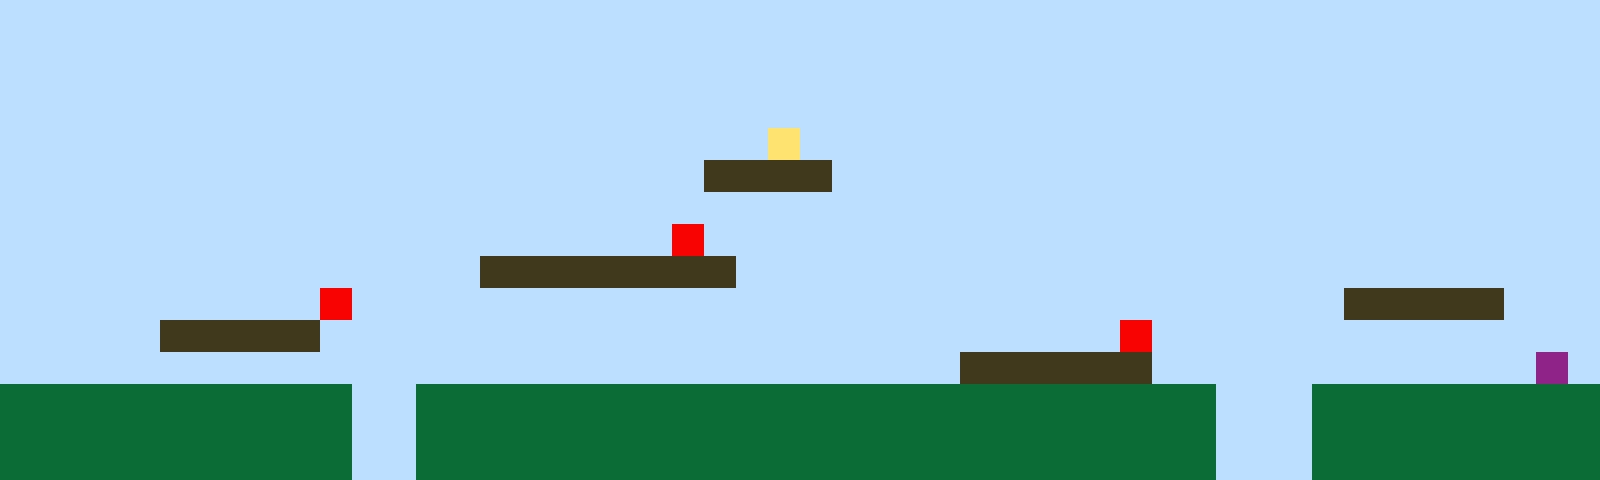

Tiled map render using the project's own tile images. Description and the whole map definition, tile-layer contents included, below:
An orthogonal 50x15 tile map with 32x32 px tiles, 1 tile layer (Tile Layer 1).

<map version="1.10" tiledversion="1.11.2" orientation="orthogonal" renderorder="right-up" width="50" height="15" tilewidth="32" tileheight="32" infinite="0" nextlayerid="2" nextobjectid="1"><editorsettings><export target="map1.csv" format="csv" /></editorsettings><tileset firstgid="1" name="sprites" tilewidth="32" tileheight="32" tilecount="6" columns="3"><image source="sprites.png" width="96" height="64" /></tileset><layer id="1" name="Tile Layer 1" width="50" height="15"><data encoding="csv">1,1,1,1,1,1,1,1,1,1,1,1,1,1,1,1,1,1,1,1,1,1,1,1,1,1,1,1,1,1,1,1,1,1,1,1,1,1,1,1,1,1,1,1,1,1,1,1,1,1,1,1,1,1,1,1,1,1,1,1,1,1,1,1,1,1,1,1,1,1,1,1,1,1,1,1,1,1,1,1,1,1,1,1,1,1,1,1,1,1,1,1,1,1,1,1,1,1,1,1,1,1,1,1,1,1,1,1,1,1,1,1,1,1,1,1,1,1,1,1,1,1,1,1,1,1,1,1,1,1,1,1,1,1,1,1,1,1,1,1,1,1,1,1,1,1,1,1,1,1,1,1,1,1,1,1,1,1,1,1,1,1,1,1,1,1,1,1,1,1,1,1,1,1,1,1,1,1,1,1,1,1,1,1,1,1,1,1,1,1,1,1,1,1,1,1,1,1,1,1,1,1,1,1,1,1,1,1,1,1,1,1,1,1,1,1,1,1,1,1,1,1,1,1,4,1,1,1,1,1,1,1,1,1,1,1,1,1,1,1,1,1,1,1,1,1,1,1,1,1,1,1,1,1,1,1,1,1,1,1,1,1,1,1,1,1,1,1,1,1,1,1,3,3,3,3,1,1,1,1,1,1,1,1,1,1,1,1,1,1,1,1,1,1,1,1,1,1,1,1,1,1,1,1,1,1,1,1,1,1,1,1,1,1,1,1,1,1,1,1,1,1,1,1,1,1,1,1,1,1,1,1,1,1,1,1,1,1,1,1,1,1,1,1,1,1,1,1,1,1,1,1,1,1,1,1,1,1,1,1,1,1,1,1,1,1,1,1,1,1,1,5,1,1,1,1,1,1,1,1,1,1,1,1,1,1,1,1,1,1,1,1,1,1,1,1,1,1,1,1,1,1,1,1,1,1,1,1,1,1,1,1,1,1,1,3,3,3,3,3,3,3,3,1,1,1,1,1,1,1,1,1,1,1,1,1,1,1,1,1,1,1,1,1,1,1,1,1,1,1,1,1,1,1,1,1,1,1,1,1,5,1,1,1,1,1,1,1,1,1,1,1,1,1,1,1,1,1,1,1,1,1,1,1,1,1,1,1,1,1,1,1,3,3,3,3,3,1,1,1,1,1,1,1,1,3,3,3,3,3,1,1,1,1,1,1,1,1,1,1,1,1,1,1,1,1,1,1,1,1,1,1,1,1,1,5,1,1,1,1,1,1,1,1,1,1,1,1,1,1,1,1,1,1,1,1,1,1,1,1,1,1,1,1,1,1,1,1,1,1,1,1,1,1,1,1,1,1,1,1,3,3,3,3,3,3,1,1,1,1,1,1,1,1,1,1,1,1,6,1,2,2,2,2,2,2,2,2,2,2,2,1,1,2,2,2,2,2,2,2,2,2,2,2,2,2,2,2,2,2,2,2,2,2,2,2,2,2,1,1,1,2,2,2,2,2,2,2,2,2,2,2,2,2,2,2,2,2,2,2,2,1,1,2,2,2,2,2,2,2,2,2,2,2,2,2,2,2,2,2,2,2,2,2,2,2,2,2,1,1,1,2,2,2,2,2,2,2,2,2,2,2,2,2,2,2,2,2,2,2,2,1,1,2,2,2,2,2,2,2,2,2,2,2,2,2,2,2,2,2,2,2,2,2,2,2,2,2,1,1,1,2,2,2,2,2,2,2,2,2</data></layer></map>
